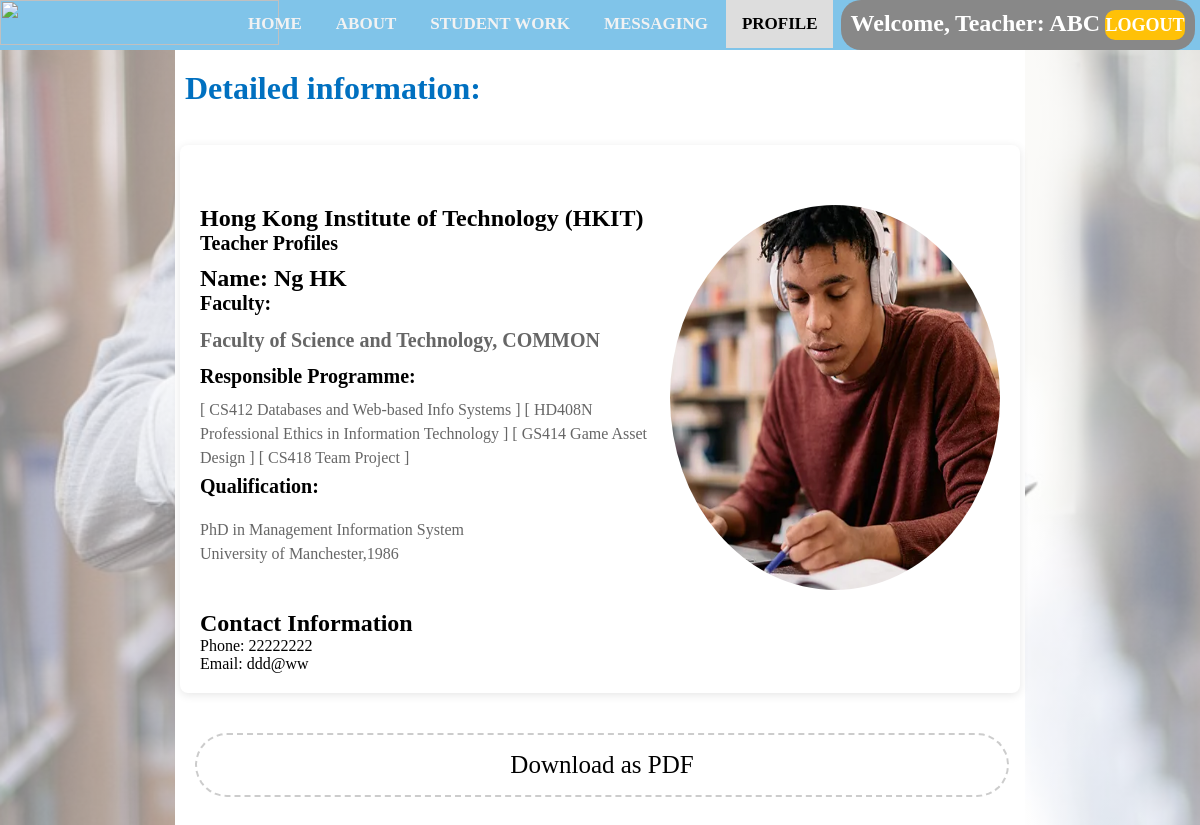
Page /login_system/logged_in/edit_profile/preview_profile.php (signed in) on the committed database.
### tables this page shows
CREATE TABLE `teacher` (
  `user_id` int(11) NOT NULL,
  `teacher_id` varchar(20) NOT NULL,
  `firstName` varchar(255) DEFAULT NULL,
  `lastName` varchar(50) DEFAULT NULL,
  `dateOfBirth` varchar(10) DEFAULT NULL,
  `logo_path` varchar(50) NOT NULL,
  `gender` varchar(10) DEFAULT NULL,
  `qualification` varchar(255) DEFAULT NULL,
  `exp` varchar(10) DEFAULT NULL,
  `dept` varchar(50) DEFAULT NULL,
  `phone_num` varchar(20) DEFAULT NULL,
  `email_addr` varchar(20) DEFAULT NULL,
  `create_dt` datetime DEFAULT CURRENT_TIMESTAMP,
  `modify_dt` datetime DEFAULT CURRENT_TIMESTAMP ON UPDATE CURRENT_TIMESTAMP
);

### login_system/logged_in/edit_profile/preview_profile.php (the view, shortened to what this page needs)
<!DOCTYPE html>
<html lang="en">
<head>
</head>
<body>
  <div class="navbar">
            <div class="icon">
                <img src="https://www.hkit.edu.hk/en/images/logo_ebooklet.png" width ="279" height="45" >
            </div>
            <div class="menu">
<ul>
    <li><a href="../home_page.php">HOME</a></li>
    <li><a href="../about_us_page.php">ABOUT</a></li>
    <li><a href="../student_work/student_work.php" >STUDENT WORK</a></li>
    <li><a href="../message/index.php">MESSAGING</a></li>
    <li><a href="../edit_profile/profile_page.php"style="background: #ddd; color: black;">PROFILE</a></li>
    <li><a href="../contact_us_page.php">CONTACT US</a></li>
</ul>
</div>
</div>
<div class="TopRightCorner">
                <div style="line-height:27px; font-size:24px;margin-right:5px;"><b>Welcome,</b></div>
                <b><div id="session_username" style="font-size:24px;margin-right:5px;"> <?php echo $_SESSION['role']; ?>: <?php echo $_SESSION['username']; ?></div></b>
                <a href="logout.php"><button id="LoginPage"><b>LOGOUT</b></button></a>
            </div>
    <div class = "CenteredPannel">
<h1 style="color:#0070c0; margin:auto;padding-left:10px; "> Detailed information:</h1><br>
       <?php
    if($_SESSION["role"]=="Teacher"){
            $servername = "127.0.0.1";
            $username = "root";
            $password = "";
            $dbname = "sms";
            $conn = new mysqli($servername, $username, $password, $dbname);
            $userID = $_SESSION["user_id"];
            $sql = "SELECT * FROM teacher where user_id='" . $userID."'";
            $result = $conn->query($sql);
            if ($result->num_rows > 0) {
                while ($row = $result->fetch_assoc()) {
                    $teacherID=$row["teacher_id"];
                }
            }
            $logo_path = "";
            $course = "";
            $faculty = "";
            $unique_faculty=[];
            $sql = "SELECT * FROM teacher where teacher_id = " . $teacherID;
            $result = $conn->query($sql);
            if ($result->num_rows > 0) {
                while ($row = $result->fetch_assoc()) {
                    $logo_path = "../../../images/teacher/" . $row["logo_path"];
                    $name = $row["lastName"] . " " .  $row["firstName"];
                    $qualification_array = array_map('trim', explode(", ", $row["qualification"]));
                    $phonenum = $row["phone_num"];
                    $email = $row["email_addr"];
                }
            }else {
            }
            $sql = "SELECT * FROM course where teacher_ID=" . $teacherID;
            $result = $conn->query($sql);
            if ($result->num_rows > 0) {
                while ($row = $result->fetch_assoc()) {
                    $course = $course . " [ " . $row["course_code"] . " " . $row["course_name"] . " ] ";
                    $faculty_name = $row["course_dept"];
                    if (!in_array($faculty_name, $unique_faculty)) {
                        $unique_faculty[] = $faculty_name;
                    }
                }
                $faculty = implode(", ", $unique_faculty);
            }else {
            }
            echo '
            <div class="container" id = "container">
                <div class="profile-header">
                    <div class="profile-info">
                    <h1>Hong Kong Institute of Technology (HKIT)</h1>
                        <h2>Teacher Profiles</h2>
                        <div>
                            <h1>Name: ' . $name . '</h1>
                            <h2>Faculty: <h2>
                            <p>' . $faculty . '</p>
                            <h2>Responsible Programme: </h2>
                            <p>' . $course . '</p>
                        </div>
                        <h2>Qualification: </h2>
                        <div class="profile-info">
                            <p>';
                            foreach ($qualification_array as $item) {
                                echo $item . "<br>";
                            }
                            echo'</p>
                        </div>
                    </div>
                    <img src="' . $logo_path . '" alt="Profile Picture" style="max-width: 400px; max-height: 400px;">
                </div>
                <div class="contact">
                    <h2>Contact Information</h2>
                    <p>Phone: ' . $phonenum . '</p>
                    <p>Email: ' . $email . '</p>
                </div>
            </div>';
        }
        ?>
        <button id="download" class= "fileFrame">Download as PDF</button>
</div>
</body>
</html>

### login_system/logged_in/edit_profile/preview_profile.php (style rules this page uses)
* { margin: 0; padding: 0; font-family: Calibri; }
body { background-image: linear-gradient(to top, rgba(255, 255, 255, 0.5)50%,rgba(255, 255, 255, 0.5)50%), url(../../../images/background\ image.png); background-repeat: repeat; background-attachment: fixed; background-size: cover; }
.navbar { height :50px; position: fixed; top: 0; width: 100%; background-color: #80c4e9; }
.navbar a { max-height: 20px; float: left; display: block; color: #f2f2f2; text-align: center; padding: 14px 16px; text-decoration: none; font-size: 17px; }
ul { float: left; display: flex; position:absolute; justify-content: center; align-items: center; }
ul li { list-style: none; margin-left: 2px; margin-top: 0px; font-size: 14px; }
ul li a { text-decoration: none; color: #fff; font-weight: bold; transition: 0.4s ease-in-out; }
.icon { width: 200px; float: left; height: 70px; }
.menu { padding-left: 30px; height:50px; float: left; text-align: center; }
.CenteredPannel { padding-top:70px; padding-bottom: 5%; width: 850px; height: 800px; background-color: #fff; margin: auto; }
#LoginPage { width: 80px; max-width:80px; height: 30px; background: #ffc107; border: none; margin-top: 30px; font-size: 18px; border-radius: 10px; cursor: pointer; transition: 0.4s ease; color: #fff; margin:0px; text-align:center; }
#session_username { font-size:28px;margin-right:5px; }
.TopRightCorner { z-index: 10; border-radius:20px; background:#888; max-height:30px; position: fixed; top: 0px; right:5px; float: right; display: flex; flex-direction: row; padding:10px; font-size: 14px; color: #fff; text-align: center; font-family:Calibri; }
.fileFrame { cursor:pointer; background-color:#fff; border: 2px dashed #ccc; border-radius: 20px; padding:5px; margin:20px; width: 814px; height: 64px; text-align: center; border-radius: 50px ; float:left; font-size: 25px; font-weight: 450; color: #000; padding-left:30px; padding-right:30px; transition: 0.4s ease; }
.container { max-width: 800px; margin: 20px auto; padding: 20px; background: white; border-radius: 8px; box-shadow: 0 2px 10px rgba(0, 0, 0, 0.1); }
.profile-header { display: flex; align-items: center; margin-bottom: 20px; }
.profile-header img { width: 330px; height: 385px; border-radius:50%; margin-top:40px; }
.profile-header h1 { margin: 0; font-size: 24px; }
.profile-header p { color: #666; }
.profile-info { margin-top: 20px; }
.profile-info h2 { font-size: 20px; margin-bottom: 10px; }
.profile-info p { margin: 5px 0; line-height: 1.5; }
.contact { margin-top: 20px; }

### rows in the picture
teacher: name "Ng HK", qualification "PhD in Management Information System", qualification "University of Manchester,1986", logo_path (picture), phone_num "22222222", email_addr "ddd@ww"

### other values in the picture
$_SESSION['role'] "Teacher"
$_SESSION['username'] "ABC"
$faculty "Faculty of Science and Technology, COMMON"
$course "[ CS412 Databases and Web-based Info Systems ] [ HD408N Professional Ethics in Information Technology ] [ GS414 Game Asset Design ] [ CS418 Team Project ]"
